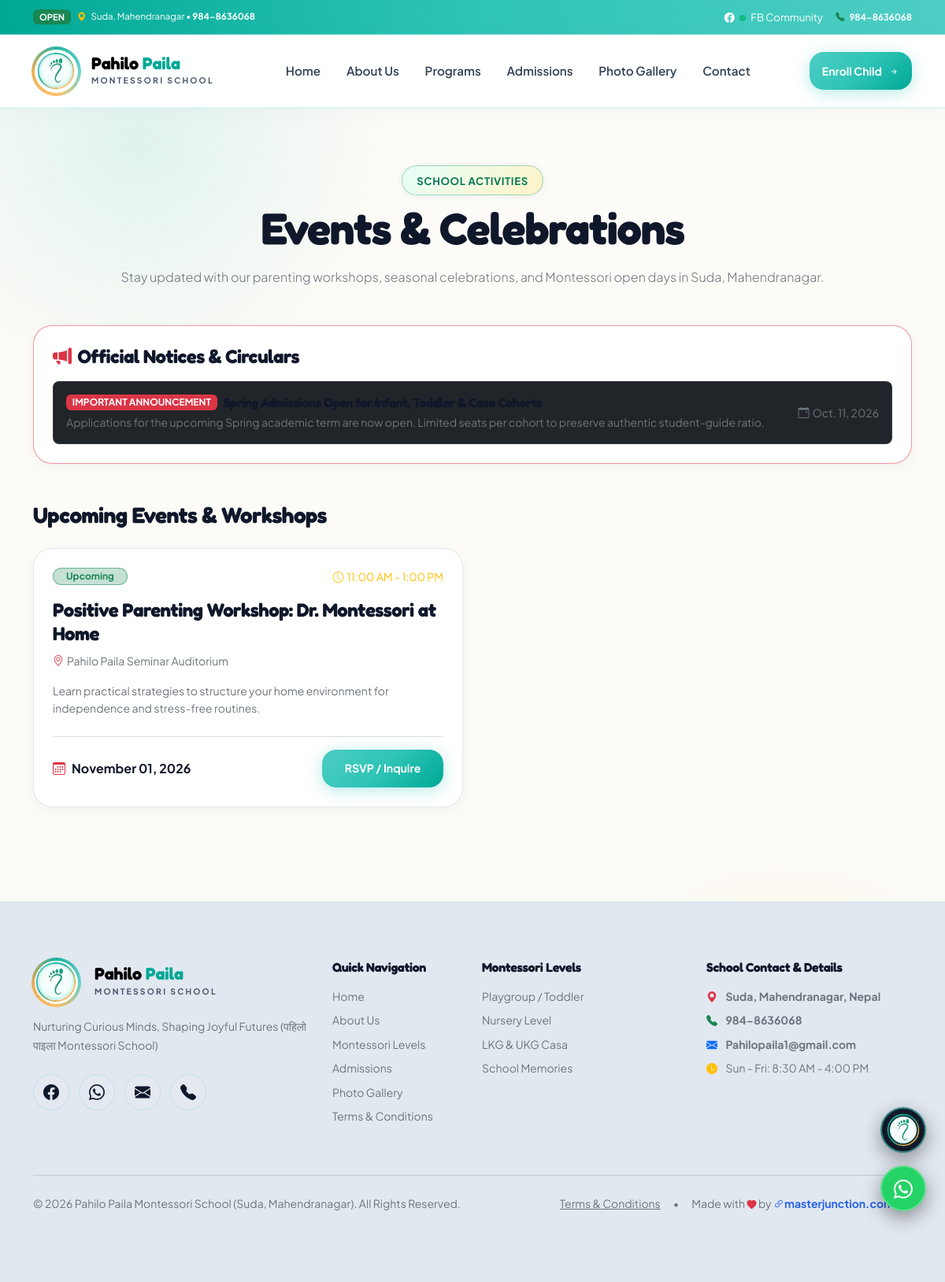
Screenshot of /events/ with the database file from the repository.
### school/models.py (models this page shows, shortened)
class Notice(models.Model):
    URGENCY = [
        ('info', 'Information / Update'),
        ('important', 'Important Announcement'),
        ('urgent', 'Urgent / Holiday Notice'),
    ]
    title = models.CharField(max_length=200)
    urgency = models.CharField(max_length=20, choices=URGENCY, default='info')
    content = models.TextField()
    publish_date = models.DateField(default=timezone.now)
    expiry_date = models.DateField(null=True, blank=True)
    is_active = models.BooleanField(default=True)
    class Meta:
        ordering = ['-publish_date']

class SchoolEvent(models.Model):
    title = models.CharField(max_length=200)
    event_date = models.DateField()
    start_time = models.TimeField()
    end_time = models.TimeField()
    location = models.CharField(max_length=200, default="Pahilo Paila Montessori, Suda, Mahendranagar")
    description = models.TextField()
    is_public = models.BooleanField(default=True)
    banner_image_url = models.URLField(blank=True, default="https://images.unsplash.com/photo-1588072432836-e10032774350?auto=format&fit=crop&w=1000&q=80")
    class Meta:
        ordering = ['event_date', 'start_time']

class SchoolInfo(models.Model):
    name = models.CharField(max_length=200, default="Pahilo Paila Montessori School")
    motto = models.CharField(max_length=300, default="Nurturing Curious Minds, Shaping Joyful Futures (पहिलो पाइला)")
    phone = models.CharField(max_length=100, default="984-8636068")
    email = models.EmailField(default="Pahilopaila1@gmail.com")
    address = models.CharField(max_length=300, default="Suda, Mahendranagar, Nepal")
    opening_hours = models.CharField(max_length=100, default="Sun - Fri: 8:30 AM - 4:00 PM")
    about_text = models.TextField(default="Pahilo Paila Montessori School provides authentic, child-centered early childhood education. We nurture curiosity, motor coordination, cognitive growth, and self-directed learning in a loving preschool environment.")
    facebook_url = models.URLField(blank=True, null=True, default="https://www.facebook.com/p/Pahilo-Paila-Montessori-School-61569129280008/")
    instagram_url = models.URLField(blank=True, null=True, default="https://instagram.com")
    youtube_url = models.URLField(blank=True, null=True, default="https://youtube.com")
    class Meta:
        verbose_name = "School Configuration"
        verbose_name_plural = "School Configuration"

### school/views.py (the view)
# urls.py: path('events/', views.events_view, name='events'),
def events_view(request):
    upcoming_events = SchoolEvent.objects.filter(is_public=True, event_date__gte=timezone.now().date())
    past_events = SchoolEvent.objects.filter(is_public=True, event_date__lt=timezone.now().date()).order_by('-event_date')[:6]
    return render(request, 'school/events.html', {
        'upcoming_events': upcoming_events,
        'past_events': past_events,
    })

### school/context_processors.py (called while the page is built)
def school_context(request):
    school_info = SchoolInfo.objects.first()
    active_notices = Notice.objects.filter(is_active=True)[:3]
    return {
        'school_info': school_info,
        'active_notices': active_notices,
    }

### templates/school/events.html (shortened to what this page needs)
{% extends 'base.html' %}
{% block content %}
<section class="py-5">
  <div class="container py-4">
    <div class="text-center max-w-700 mx-auto mb-5">
      <div class="badge-montessori mb-2">School Activities</div>
      <h1 class="display-4 fw-bold mb-3">Events & Celebrations</h1>
      <p class="text-secondary lead fs-6">
        Stay updated with our parenting workshops, seasonal celebrations, and Montessori open days in Suda, Mahendranagar.
      </p>
    </div>
    {% if active_notices %}
    <div class="glass-panel p-4 mb-5 border-danger border-opacity-50">
      <h4 class="fw-bold mb-3 d-flex align-items-center gap-2">
        <i class="bi bi-megaphone-fill text-danger"></i> Official Notices & Circulars
      </h4>
      <div class="d-flex flex-column gap-3">
        {% for notice in active_notices %}
        <div class="p-3 bg-dark rounded-3 border border-secondary border-opacity-25 d-flex justify-content-between align-items-center">
          <div>
            <div class="d-flex align-items-center gap-2 mb-1">
              <span class="badge bg-danger text-uppercase">{{ notice.get_urgency_display }}</span>
              <h6 class="mb-0 fw-bold">{{ notice.title }}</h6>
            </div>
            <p class="text-secondary small mb-0">{{ notice.content }}</p>
          </div>
          <span class="text-secondary small text-nowrap ms-3"><i class="bi bi-calendar-event me-1"></i>{{ notice.publish_date }}</span>
        </div>
        {% endfor %}
      </div>
    </div>
    {% endif %}
    <h3 class="fw-bold mb-4">Upcoming Events & Workshops</h3>
    <div class="row g-4 mb-5">
      {% for event in upcoming_events %}
      <div class="col-lg-6">
        <div class="glass-panel p-4 h-100 d-flex flex-column justify-content-between">
          <div>
            <div class="d-flex justify-content-between align-items-center mb-3">
              <span class="badge bg-success bg-opacity-25 text-success border border-success border-opacity-50 px-3 py-1 rounded-pill">
                Upcoming
              </span>
              <span class="text-warning small"><i class="bi bi-clock me-1"></i>{{ event.start_time|time:"g:i A" }} - {{ event.end_time|time:"g:i A" }}</span>
            </div>
            <h4 class="fw-bold mb-2">{{ event.title }}</h4>
            <div class="text-secondary small mb-3"><i class="bi bi-geo-alt me-1 text-danger"></i>{{ event.location }}</div>
            <p class="text-secondary small mb-4">{{ event.description }}</p>
          </div>
          <div class="d-flex justify-content-between align-items-center pt-3 border-top border-secondary border-opacity-25">
            <span class="fw-bold"><i class="bi bi-calendar3 me-2 text-danger"></i>{{ event.event_date|date:"F d, Y" }}</span>
            <a href="{% url 'school:contact' %}" class="btn btn-sm btn-montessori-primary">RSVP / Inquire</a>
          </div>
        </div>
      </div>
      {% endfor %}
    </div>
  </div>
</section>
{% endblock %}

### templates/base.html (shortened to what this page needs)
{% load static %}
<!DOCTYPE html>
<html lang="en" data-theme="light">
<head>
  <link rel="stylesheet" href="https://cdn.jsdelivr.net/npm/bootstrap@5.3.3/dist/css/bootstrap.min.css">
  <link rel="stylesheet" href="https://cdn.jsdelivr.net/npm/bootstrap-icons@1.11.3/font/bootstrap-icons.min.css">
  <link rel="stylesheet" href="https://cdnjs.cloudflare.com/ajax/libs/animate.css/4.1.1/animate.min.css"/>
  <link rel="stylesheet" href="{% static 'css/style.css' %}">
</head>
<body>
  <div class="notice-marquee">
    <div class="container d-flex align-items-center justify-content-between py-1">
      <div class="d-flex align-items-center gap-2 overflow-hidden w-100">
        <span class="badge bg-success text-uppercase px-2 py-1 flex-shrink-0" style="font-size:0.7rem;">Open</span>
        <span class="text-truncate small">
          <i class="bi bi-geo-alt-fill text-warning me-1"></i>
          Suda, Mahendranagar &bull; <strong>984-8636068</strong>
        </span>
      </div>
      <div class="d-none d-md-flex align-items-center gap-3 ms-3 flex-shrink-0">
        <a href="https://www.facebook.com/p/Pahilo-Paila-Montessori-School-61569129280008/" target="_blank" class="badge-fb-live" style="text-decoration:none;">
          <i class="bi bi-facebook"></i> <span class="live-dot ms-1 me-1"></span> FB Community
        </a>
        <a href="tel:9848636068" class="text-white small fw-bold text-nowrap">
          <i class="bi bi-telephone-fill text-success me-1"></i> 984-8636068
        </a>
      </div>
    </div>
  </div>
  <nav class="navbar navbar-expand-lg navbar-custom sticky-top">
    <div class="container">
      <a class="navbar-brand navbar-brand-wrapper" href="{% url 'school:home' %}" id="nav-brand-logo" title="Pahilo Paila Montessori">
        <div class="avnss-logo-wrapper">
          <img src="{% static 'img/logo.svg' %}" alt="Pahilo Paila Logo" class="navbar-brand-img">
        </div>
        <div class="d-flex flex-column justify-content-center text-start ps-1 brand-text-group">
          <span class="fw-bold font-heading lh-1 brand-title" style="font-size: 1.35rem; letter-spacing: -0.01em; color: #000000;">
            Pahilo <span style="color: #00A896;">Paila</span>
          </span>
          <span class="text-secondary text-uppercase fw-bold brand-subtitle" style="font-size: 0.65rem; letter-spacing: 2.2px; margin-top: 3px;">MONTESSORI SCHOOL</span>
        </div>
      </a>
      <div class="collapse navbar-collapse" id="navbarContent">
        <ul class="navbar-nav mx-auto mb-2 mb-lg-0 gap-1">
          <li class="nav-item">
            <a class="nav-link {% if request.resolver_match.url_name == 'home' %}active{% endif %}" href="{% url 'school:home' %}">Home</a>
          </li>
          <li class="nav-item">
            <a class="nav-link {% if request.resolver_match.url_name == 'about' %}active{% endif %}" href="{% url 'school:about' %}">About Us</a>
          </li>
          <li class="nav-item">
            <a class="nav-link {% if request.resolver_match.url_name == 'programs' %}active{% endif %}" href="{% url 'school:programs' %}">Programs</a>
          </li>
          <li class="nav-item">
            <a class="nav-link {% if request.resolver_match.url_name == 'admissions' %}active{% endif %}" href="{% url 'school:admissions' %}">Admissions</a>
          </li>
          <li class="nav-item">
            <a class="nav-link {% if request.resolver_match.url_name == 'gallery' %}active{% endif %}" href="{% url 'school:gallery' %}">Photo Gallery</a>
          </li>
          <li class="nav-item">
            <a class="nav-link {% if request.resolver_match.url_name == 'contact' %}active{% endif %}" href="{% url 'school:contact' %}">Contact</a>
          </li>
        </ul>
        <div class="d-flex align-items-center gap-2">
          <a href="{% url 'school:admissions' %}" class="btn btn-sm btn-montessori-primary px-3">
            Enroll Child <i class="bi bi-arrow-right-short"></i>
          </a>
        </div>
      </div>
    </div>
  </nav>
  <main>
    {% block content %}{% endblock %}
  </main>
  <div class="floating-right-widget">
    <div class="floating-hover-item" id="floating-pwa-item">
      <div class="floating-btn-circle app-btn" id="pwa-circle-btn" title="Install Pahilo Paila App">
        <img src="{% static 'img/logo.svg' %}" alt="Pahilo Paila Logo Icon">
      </div>
    </div>
    <div class="floating-hover-item">
      <a href="https://wa.me/9779848636068?text=Hello%20Pahilo%20Paila%20Montessori!%20I%20would%20like%20to%20inquire%20about%20admissions." target="_blank" class="floating-btn-circle whatsapp-btn" title="Direct WhatsApp Support (984-8636068)">
        <i class="bi bi-whatsapp fs-4"></i>
      </a>
    </div>
  </div>
  <footer class="footer-custom">
    <div class="container">
      <div class="row g-4">
        <div class="col-lg-4">
          <div class="d-flex align-items-center gap-3 mb-3">
            <div class="avnss-logo-wrapper">
              <img src="{% static 'img/logo.svg' %}" alt="Pahilo Paila Logo" class="navbar-brand-img" style="height: 52px; width: 52px;">
            </div>
            <div class="d-flex flex-column justify-content-center text-start ps-1 brand-text-group">
              <span class="fw-bold font-heading lh-1 brand-title" style="font-size: 1.35rem; letter-spacing: -0.01em; color: #000000;">
                Pahilo <span style="color: #00A896;">Paila</span>
              </span>
              <span class="text-secondary text-uppercase fw-bold brand-subtitle" style="font-size: 0.65rem; letter-spacing: 2.2px; margin-top: 3px;">MONTESSORI SCHOOL</span>
            </div>
          </div>
          <p class="text-secondary mb-4 small" style="line-height: 1.7;">
            {{ school_info.motto|default:"Nurturing Curious Minds, Shaping Joyful Futures (पहिलो पाइला Montessori School, Suda, Mahendranagar)." }}
          </p>
          <div class="social-spin-container">
            <a href="https://www.facebook.com/p/Pahilo-Paila-Montessori-School-61569129280008/" target="_blank" class="social-spin-btn facebook" title="Follow on Facebook">
              <i class="bi bi-facebook"></i>
            </a>
            <a href="https://wa.me/9779848636068" target="_blank" class="social-spin-btn whatsapp" title="WhatsApp Chat">
              <i class="bi bi-whatsapp"></i>
            </a>
            <a href="mailto:Pahilopaila1@gmail.com" class="social-spin-btn email" title="Send Email">
              <i class="bi bi-envelope-fill"></i>
            </a>
            <a href="tel:9848636068" class="social-spin-btn phone" title="Call Helpline">
              <i class="bi bi-telephone-fill"></i>
            </a>
          </div>
        </div>
        <div class="col-lg-2 col-6">
          <h6 class="fw-bold mb-3">Quick Navigation</h6>
          <ul class="list-unstyled text-secondary d-flex flex-column gap-2 small">
            <li><a href="{% url 'school:home' %}" class="hover-white">Home</a></li>
            <li><a href="{% url 'school:about' %}" class="hover-white">About Us</a></li>
            <li><a href="{% url 'school:programs' %}" class="hover-white">Montessori Levels</a></li>
            <li><a href="{% url 'school:admissions' %}" class="hover-white">Admissions</a></li>
            <li><a href="{% url 'school:gallery' %}" class="hover-white">Photo Gallery</a></li>
            <li><a href="{% url 'school:terms' %}" class="hover-white">Terms & Conditions</a></li>
          </ul>
        </div>
        <div class="col-lg-3 col-6">
          <h6 class="fw-bold mb-3">Montessori Levels</h6>
          <ul class="list-unstyled text-secondary d-flex flex-column gap-2 small">
            <li><a href="{% url 'school:programs' %}" class="hover-white">Playgroup / Toddler</a></li>
            <li><a href="{% url 'school:programs' %}" class="hover-white">Nursery Level</a></li>
            <li><a href="{% url 'school:programs' %}" class="hover-white">LKG & UKG Casa</a></li>
            <li><a href="{% url 'school:gallery' %}" class="hover-white">School Memories</a></li>
          </ul>
        </div>
        <div class="col-lg-3">
          <h6 class="fw-bold mb-3">School Contact & Details</h6>
          <ul class="list-unstyled text-secondary d-flex flex-column gap-2 small">
            <li><i class="bi bi-geo-alt-fill text-danger me-2"></i> <strong>Suda, Mahendranagar, Nepal</strong></li>
            <li><i class="bi bi-telephone-fill text-success me-2"></i> <strong>984-8636068</strong></li>
            <li><i class="bi bi-envelope-fill text-primary me-2"></i> <strong>Pahilopaila1@gmail.com</strong></li>
            <li><i class="bi bi-clock-fill text-warning me-2"></i> Sun - Fri: 8:30 AM - 4:00 PM</li>
          </ul>
        </div>
      </div>
      <div class="border-top border-secondary border-opacity-25 mt-5 pt-4 text-center small text-secondary">
        <div class="d-flex flex-column flex-md-row justify-content-between align-items-center gap-2">
          <p class="mb-0">&copy; 2026 Pahilo Paila Montessori School (Suda, Mahendranagar). All Rights Reserved.</p>
          <div class="d-flex align-items-center gap-3">
            <a href="{% url 'school:terms' %}" class="text-secondary text-decoration-underline hover-white">Terms & Conditions</a>
            <span>&bull;</span>
            <span>Made with <i class="bi bi-heart-fill text-danger" style="font-size: 0.75rem;"></i> by <a href="https://masterjunction.com.np" target="_blank" rel="noopener noreferrer" class="fw-bold text-decoration-none" style="color: #2563EB; transition: all 0.2s ease;" onmouseover="this.style.color='#1D4ED8'; this.style.textDecoration='underline';" onmouseout="this.style.color='#2563EB'; this.style.textDecoration='none';"><i class="bi bi-link-45deg me-0.5"></i>masterjunction.com.np</a></span>
          </div>
        </div>
      </div>
    </div>
  </footer>
</body>
</html>

### rows the page displays
Notice: urgency "IMPORTANT ANNOUNCEMENT", content "Applications for the upcoming Spring academic term are now open. Limited seats per cohort to preserve authentic student-guide ratio.", publish_date "Oct. 11, 2026"
SchoolEvent: start_time "11:00 AM", end_time "1:00 PM", title "Positive Parenting Workshop: Dr. Montessori at Home", location "Pahilo Paila Seminar Auditorium", description "Learn practical strategies to structure your home environment for independence and stress-free routines.", event_date "November 01, 2026"
SchoolInfo: motto "Nurturing Curious Minds, Shaping Joyful Futures (पहिलो पाइला Montessori School)"
